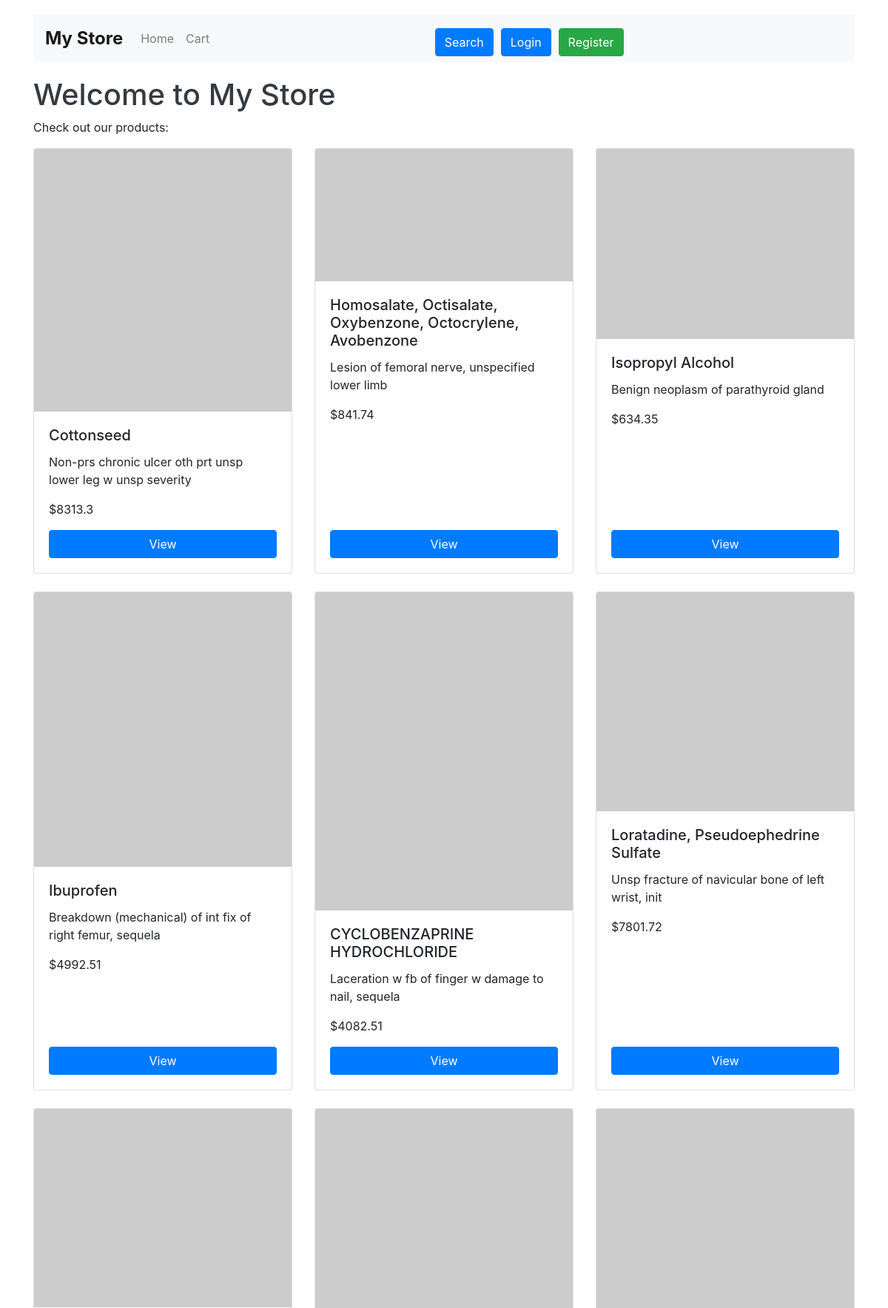
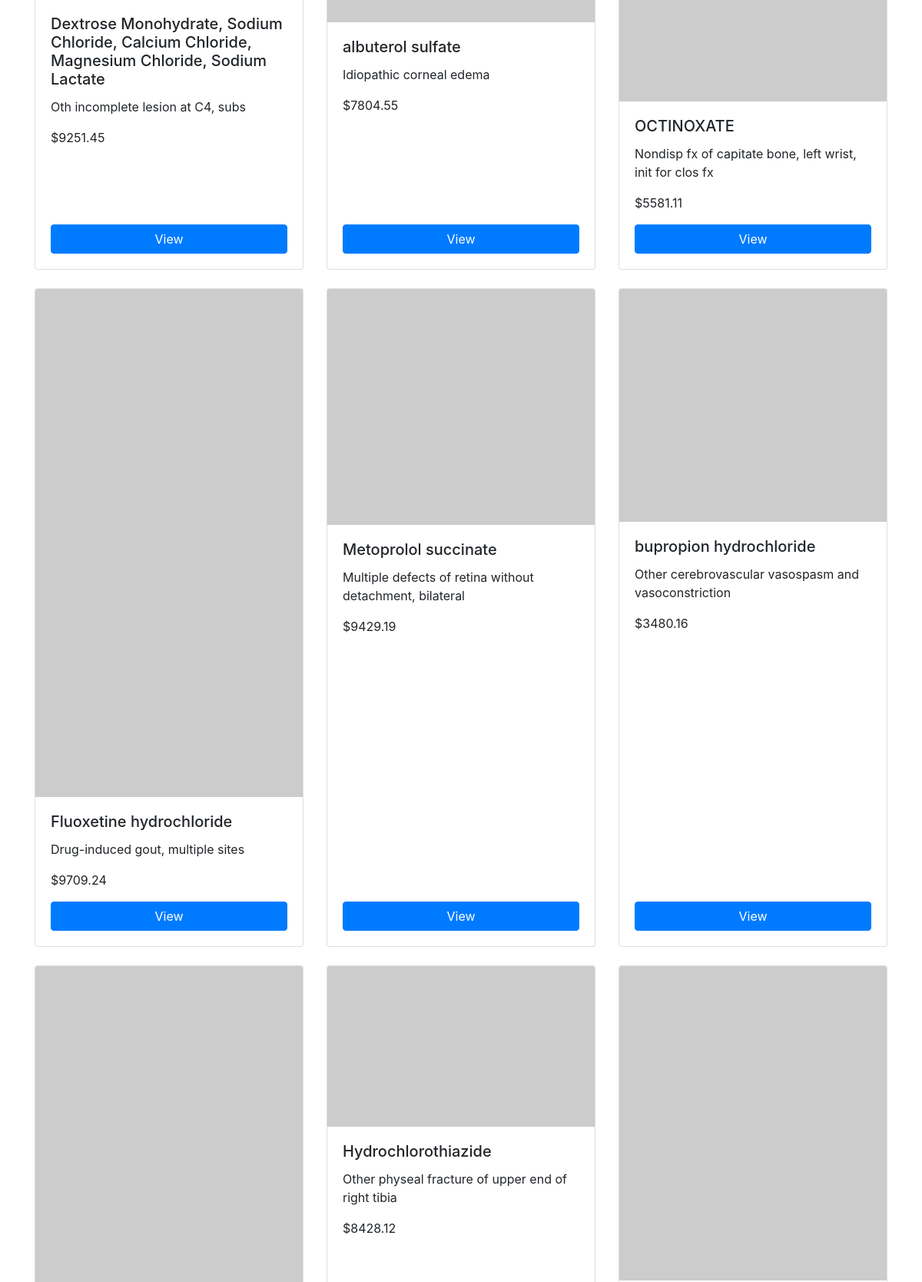
The page / (upper part) on the database its author committed (2 pictures, top to bottom).
### store/models.py (models this page shows, shortened)
class Product(models.Model):
    name = models.CharField(max_length=255)
    description = models.TextField(default='Description not available')
    price = models.FloatField()
    stock = models.PositiveIntegerField()
    image = models.ImageField(upload_to='products/', null=True, blank=True)
    image_url = models.URLField(null=True, blank=True)

### store/views.py (the view)
# urls.py: 2. Add a URL to urlpatterns:  path('', views.home, name='home')
def home(request):
    products = Product.objects.all()
    context = {'products': products}
    return render(request, 'store/home.html', context)

### templates/store/home.html (shortened to what this page needs)
{% extends "store/base.html" %}
{% load static %}
{% block content %}
    <h1>Welcome to My Store</h1>
    <p>Check out our products:</p>
    <div class="row">
        {% for product in products %}
            <div class="col-12 col-md-4 mb-4">
                <div class="card h-100">
                    {% if product.image %}
                        <img src="{{ product.image.url }}" class="card-img-top" alt="{{ product.name }}">
                    {% elif product.image_url %}
                        <img src="{{ product.image_url }}" class="card-img-top" alt="{{ product.name }}">
                    {% endif %}
                    <div class="card-body d-flex flex-column">
                        <h5 class="card-title">{{ product.name }}</h5>
                        <p class="card-text">{{ product.description }}</p>
                        <p class="card-text">${{ product.price }}</p>
                        <a href="{% url 'product' product.id %}" class="btn btn-primary mt-auto">View</a>
                    </div>
                </div>
            </div>
        {% endfor %}
    </div>
{% endblock %}

### templates/store/base.html (shortened to what this page needs)
{% load static %}
<!DOCTYPE html>
<html lang="en">
<head>
    <link rel="stylesheet" href="{% static 'css/styles.css' %}">
    <link rel="stylesheet" href="https://stackpath.bootstrapcdn.com/bootstrap/4.5.2/css/bootstrap.min.css">
</head>
<body>
<div class="container">
    <nav class="navbar navbar-expand-xl navbar-light bg-light">
        <a class="navbar-brand" href="{% url 'home' %}">My Store</a>
        <div class="collapse navbar-collapse" id="navbarNav">
            <ul class="navbar-nav">
                <li class="nav-item">
                    <a class="nav-link" href="{% url 'home' %}">Home</a>
                </li>
                <li class="nav-item">
                    <a class="nav-link" href="{% url 'cart' %}">Cart</a>
                </li>
            </ul>
            <a class="btn btn-primary" href="search" role="button">Search</a>
            <ul class="navbar-nav ml-auto">
                {% if user.is_authenticated %}
                    <li class="nav-item">
                        <a class="btn btn-primary text-white" href="{% url 'profile' %}">Profile</a>
                    </li>
                {% else %}
                    <li class="nav-item">
                        <a class="btn btn-primary text-white" href="{% url 'login' %}">Login</a>
                    </li>
                    <li class="nav-item">
                        <a class="btn btn-success text-white" href="{% url 'register' %}">Register</a>
                    </li>
                {% endif %}
            </ul>
        </div>
    </nav>
    {% block content %}
    {% endblock %}
</div>
</body>
</html>

### static/css/styles.css (style rules this page uses)
body { background-color: #f8f9fa; font-family: Arial, sans-serif; }
.navbar { margin-bottom: 20px; }
h1, h2, h3 { color: #343a40; font-weight: bold; }
.btn-primary, .btn-success, .btn-danger { margin-top: 10px; }
.container { padding: 20px; }

### templates/store/base.html (style rules this page uses)
.navbar-nav { flex-grow: 1; }
.nav-item .btn { margin-left: 10px; }
.navbar-brand { font-weight: 700; font-size: 1.5rem; }
.navbar { margin-bottom: 20px; }

### rows shown on the page
Product: name "Cottonseed", description "Non-prs chronic ulcer oth prt unsp lower leg w unsp severity", price "8313.3"
Product: name "Homosalate, Octisalate, Oxybenzone, Octocrylene, Avobenzone", description "Lesion of femoral nerve, unspecified lower limb", price "841.74"
Product: name "Isopropyl Alcohol", description "Benign neoplasm of parathyroid gland", price "634.35"
Product: name "Ibuprofen", description "Breakdown (mechanical) of int fix of right femur, sequela", price "4992.51"
Product: name "CYCLOBENZAPRINE HYDROCHLORIDE", description "Laceration w fb of finger w damage to nail, sequela", price "4082.51"
Product: name "Loratadine, Pseudoephedrine Sulfate", description "Unsp fracture of navicular bone of left wrist, init", price "7801.72"
Product: name "Dextrose Monohydrate, Sodium Chloride, Calcium Chloride, Magnesium Chloride, Sodium Lactate", description "Oth incomplete lesion at C4, subs", price "9251.45"
Product: name "albuterol sulfate", description "Idiopathic corneal edema", price "7804.55"
Product: name "OCTINOXATE", description "Nondisp fx of capitate bone, left wrist, init for clos fx", price "5581.11"
Product: name "Fluoxetine hydrochloride", description "Drug-induced gout, multiple sites", price "9709.24"
Product: name "Metoprolol succinate", description "Multiple defects of retina without detachment, bilateral", price "9429.19"
Product: name "bupropion hydrochloride", description "Other cerebrovascular vasospasm and vasoconstriction", price "3480.16"
Product: name "Hydrochlorothiazide", description "Other physeal fracture of upper end of right tibia", price "8428.12"
